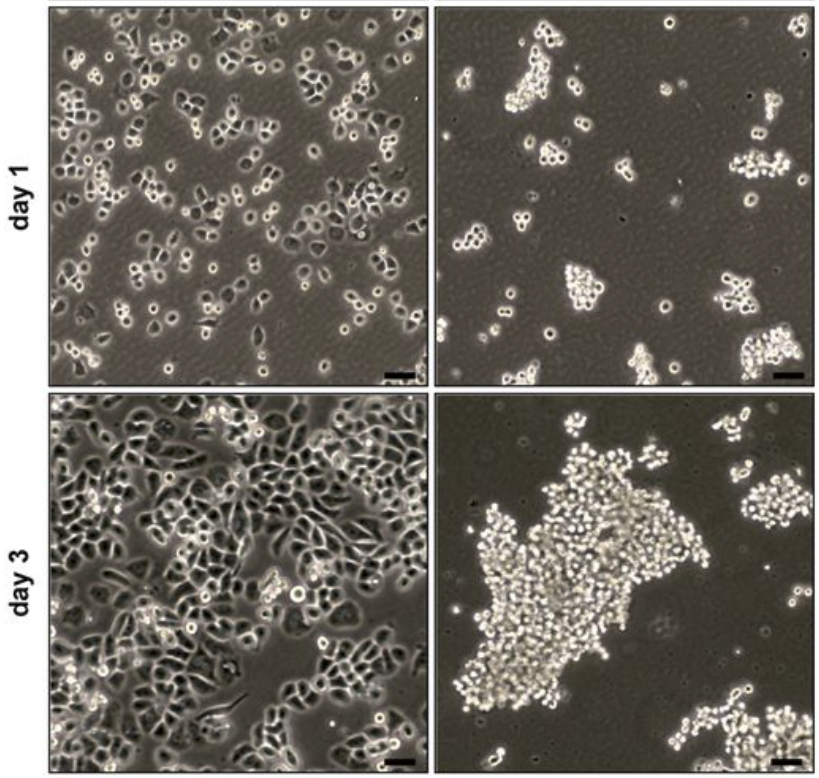
#> input picture MDA-MB-468/Screen Shot 2020-03-23 at 3.54.15 PM.png, 819 x 778 px; its folder holds only this picture in this run
$ python flips.py
#> lines starting #> are read from the running program, lines starting #| are printed output that depends on the picture
import os
from PIL import Image, ImageOps

direc = "../MDA-MB-468/"

for filename in os.listdir(direc):
	if filename.endswith(".png") or filename.endswith(".jpg"):
		im = Image.open(direc+filename)
#> im is the input picture: PIL image 819x778 RGBA; mean R, G, B, A 111.5, 107, 99.1, 255
		im_flip = ImageOps.flip(im)
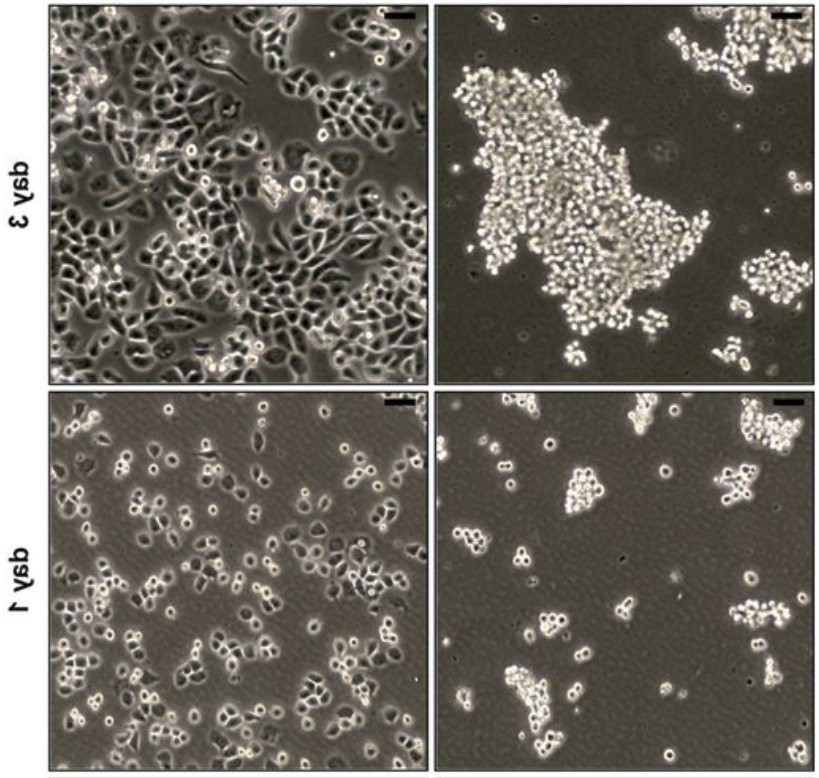
#> im_flip: PIL image 819x778 RGBA; mean R, G, B, A 111.5, 107, 99.1, 255
		im_flip.save(direc+'flip-'+filename, quality=95)
		im_mirror = ImageOps.mirror(im)
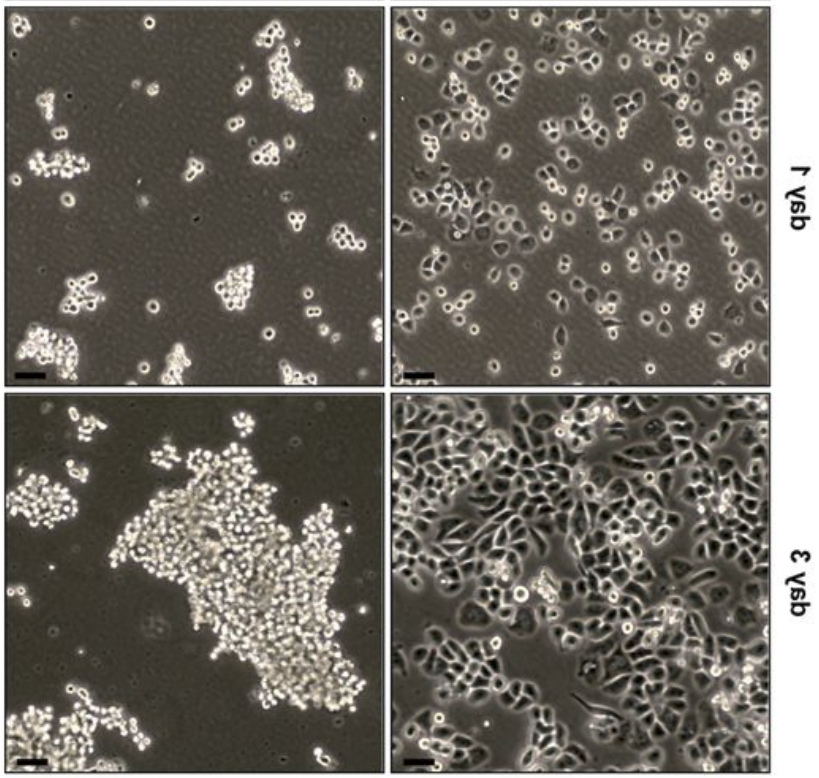
#> im_mirror: PIL image 819x778 RGBA; mean R, G, B, A 111.5, 107, 99.1, 255
		im_mirror.save(direc+'mirror-'+filename, quality=95)

$ run again, on MDA-MB-468/Screen Shot 2020-03-23 at 4.11.30 PM.png
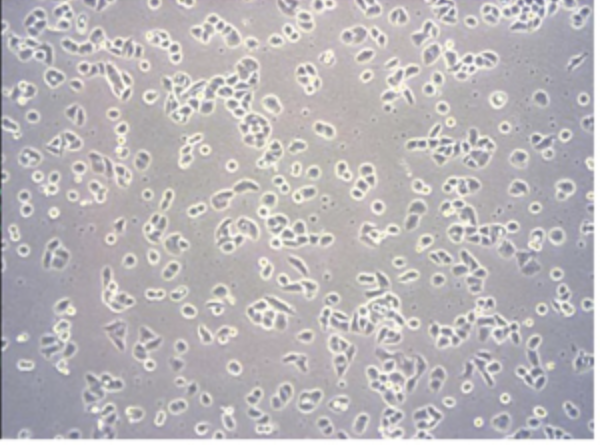
#> input picture MDA-MB-468/Screen Shot 2020-03-23 at 4.11.30 PM.png, 600 x 447 px
#> im is the input picture: PIL image 600x447 RGBA; mean R, G, B, A 184.1, 180.4, 183.4, 255
#> `im_flip = ImageOps.flip(im)`:
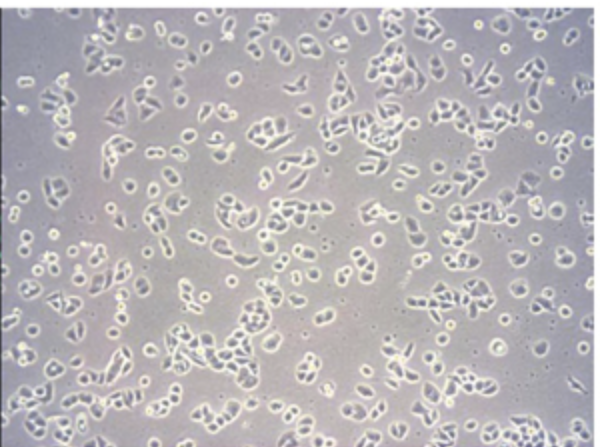
#> im_flip: PIL image 600x447 RGBA; mean R, G, B, A 184.1, 180.4, 183.4, 255
#> `im_mirror = ImageOps.mirror(im)`:
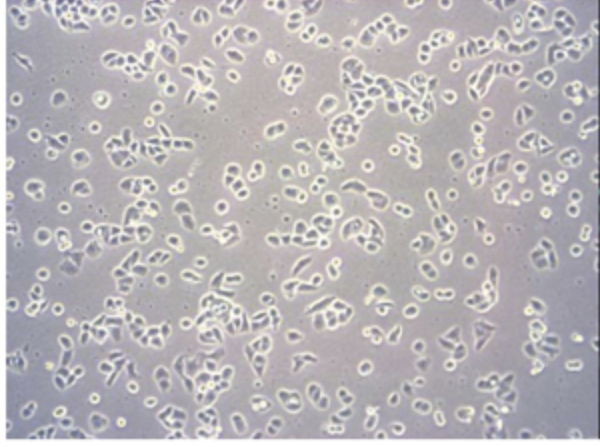
#> im_mirror: PIL image 600x447 RGBA; mean R, G, B, A 184.1, 180.4, 183.4, 255

$ run again, on MDA-MB-468/Screen Shot 2020-03-23 at 4.13.34 PM.png
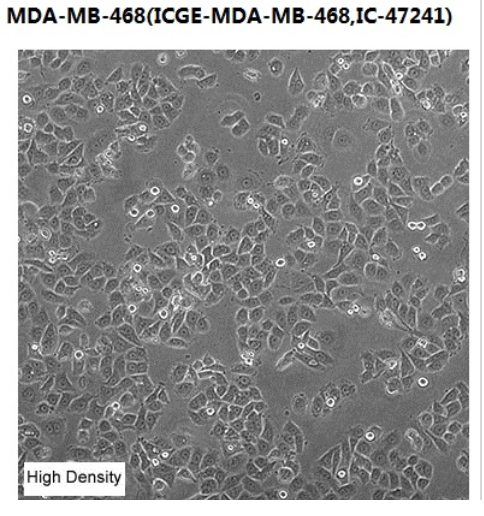
#> input picture MDA-MB-468/Screen Shot 2020-03-23 at 4.13.34 PM.png, 484 x 516 px
#> im is the input picture: PIL image 484x516 RGBA; mean R, G, B, A 143.8, 143.8, 143.7, 255
#> `im_flip = ImageOps.flip(im)`:
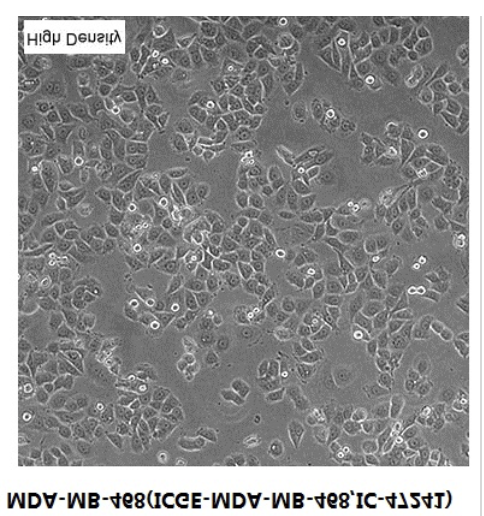
#> im_flip: PIL image 484x516 RGBA; mean R, G, B, A 143.8, 143.8, 143.7, 255
#> `im_mirror = ImageOps.mirror(im)`:
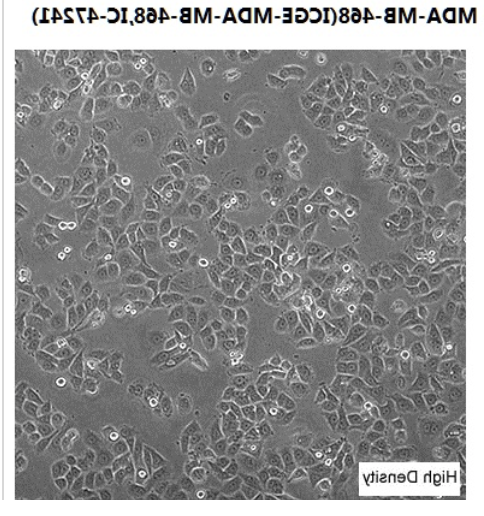
#> im_mirror: PIL image 484x516 RGBA; mean R, G, B, A 143.8, 143.8, 143.7, 255

$ run again, on MDA-MB-468/Screen Shot 2020-03-23 at 4.22.47 PM.png
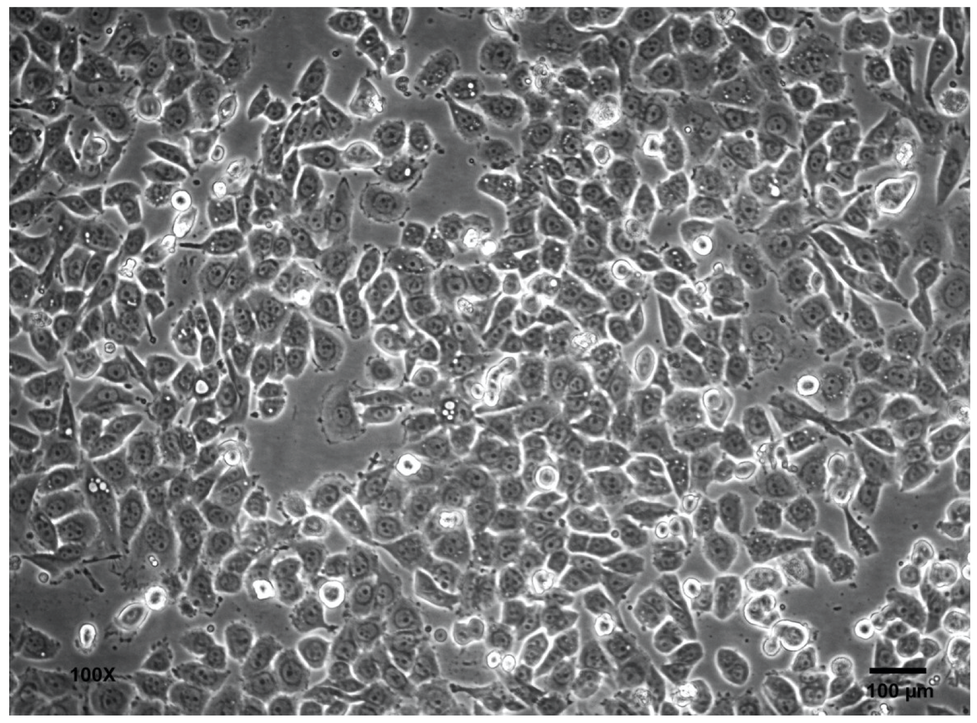
#> input picture MDA-MB-468/Screen Shot 2020-03-23 at 4.22.47 PM.png, 977 x 723 px, shrunk from 1699 x 1257 before the run
#> im is the input picture: PIL image 977x723 RGBA; mean R, G, B, A 124.1, 124.9, 125.8, 255
#> `im_flip = ImageOps.flip(im)`:
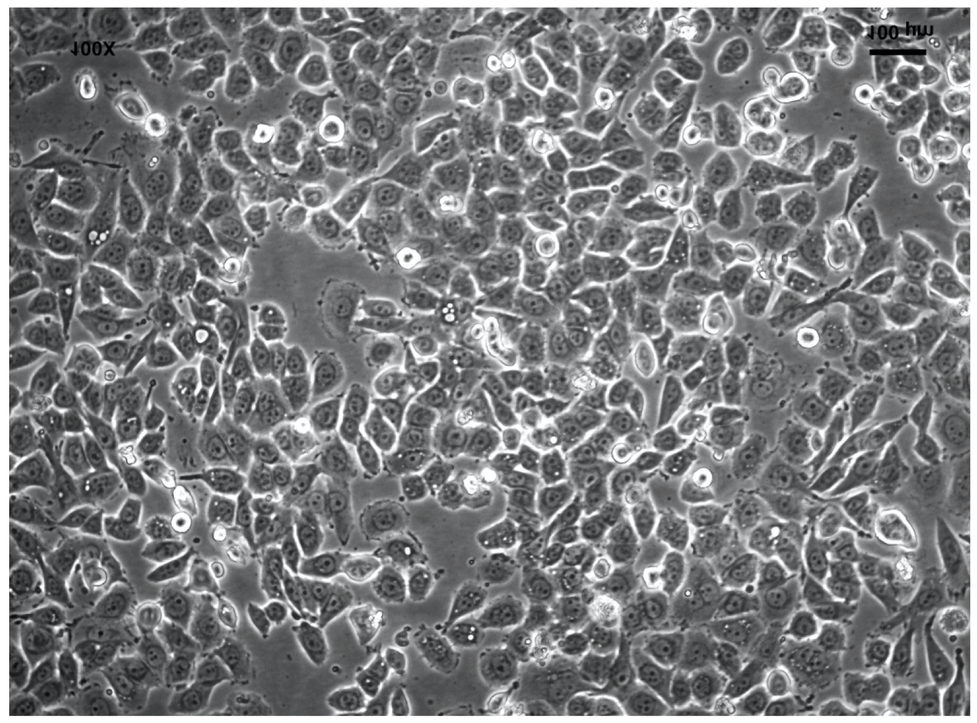
#> im_flip: PIL image 977x723 RGBA; mean R, G, B, A 124.1, 124.9, 125.8, 255
#> `im_mirror = ImageOps.mirror(im)`:
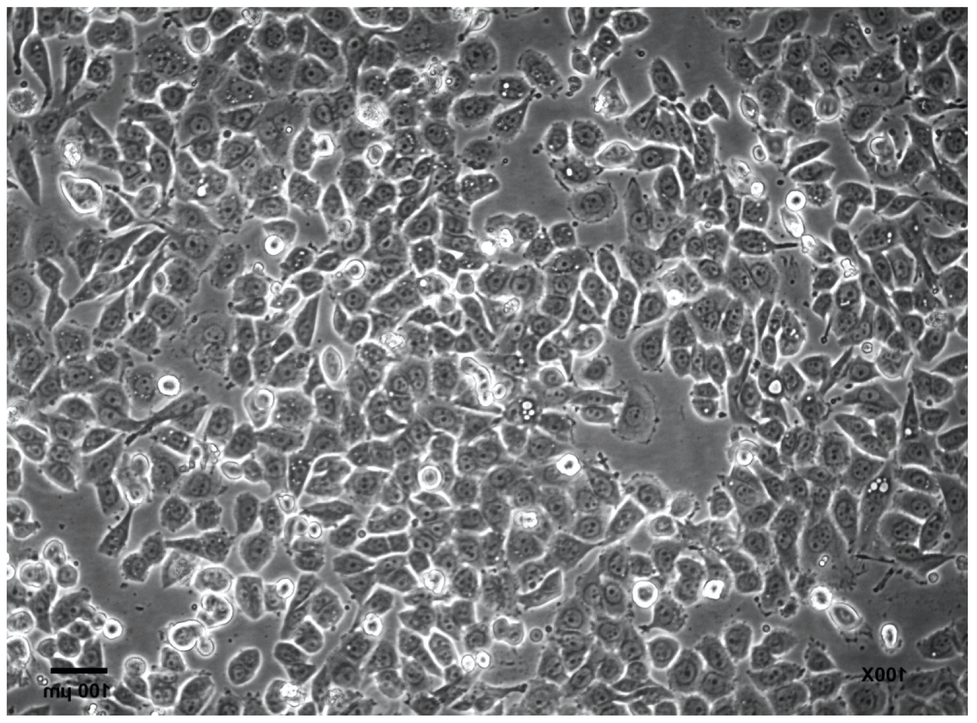
#> im_mirror: PIL image 977x723 RGBA; mean R, G, B, A 124.1, 124.9, 125.8, 255

$ run again, on MDA-MB-468/Screen Shot 2020-03-23 at 3.58.21 PM.png
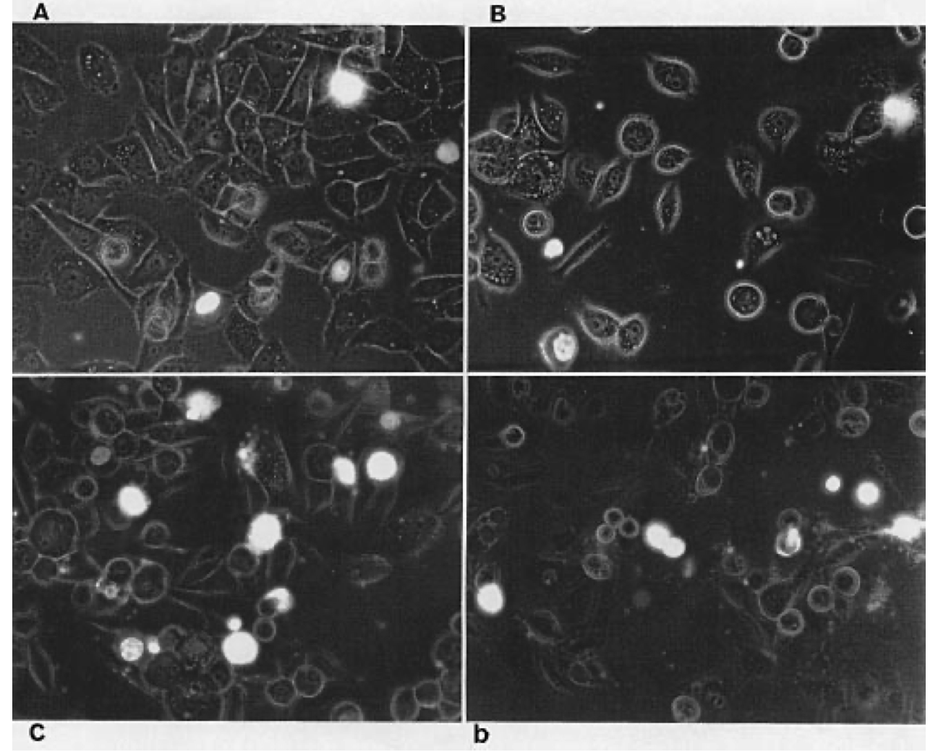
#> input picture MDA-MB-468/Screen Shot 2020-03-23 at 3.58.21 PM.png, 938 x 752 px, shrunk from 1297 x 1040 before the run
#> im is the input picture: PIL image 938x752 RGBA; mean R, G, B, A 71.9, 71.9, 71.9, 255
#> `im_flip = ImageOps.flip(im)`:
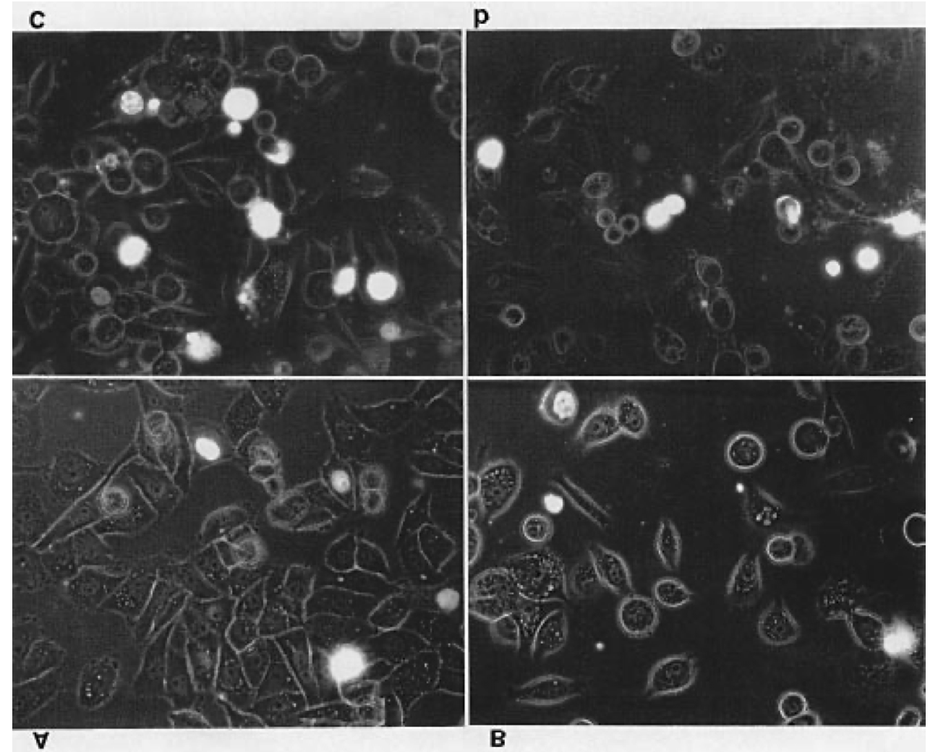
#> im_flip: PIL image 938x752 RGBA; mean R, G, B, A 71.9, 71.9, 71.9, 255
#> `im_mirror = ImageOps.mirror(im)`:
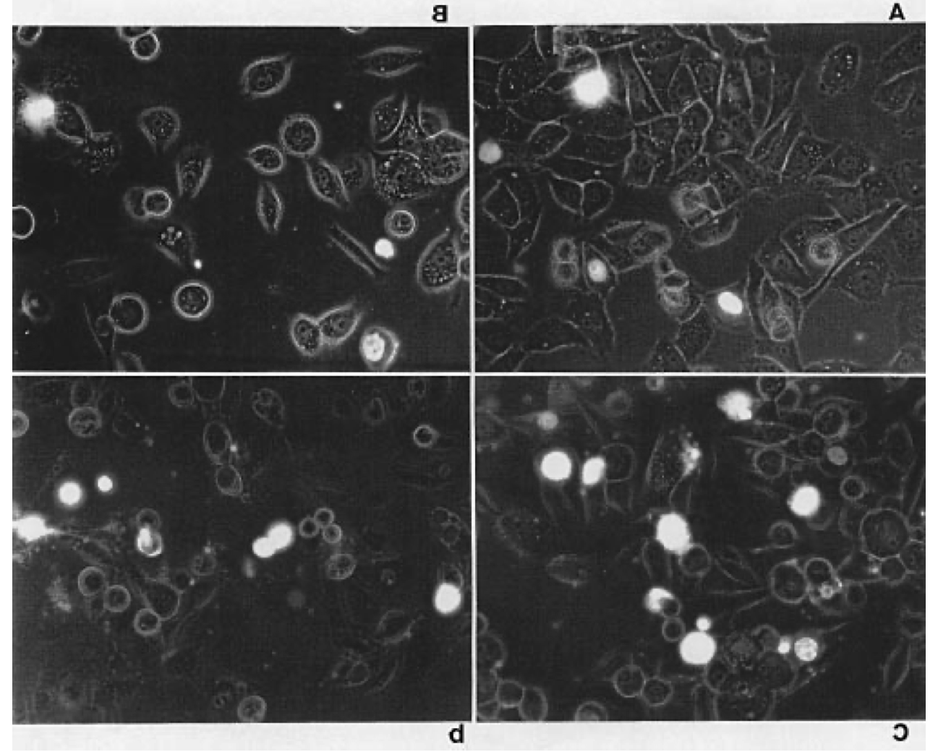
#> im_mirror: PIL image 938x752 RGBA; mean R, G, B, A 71.9, 71.9, 71.9, 255
